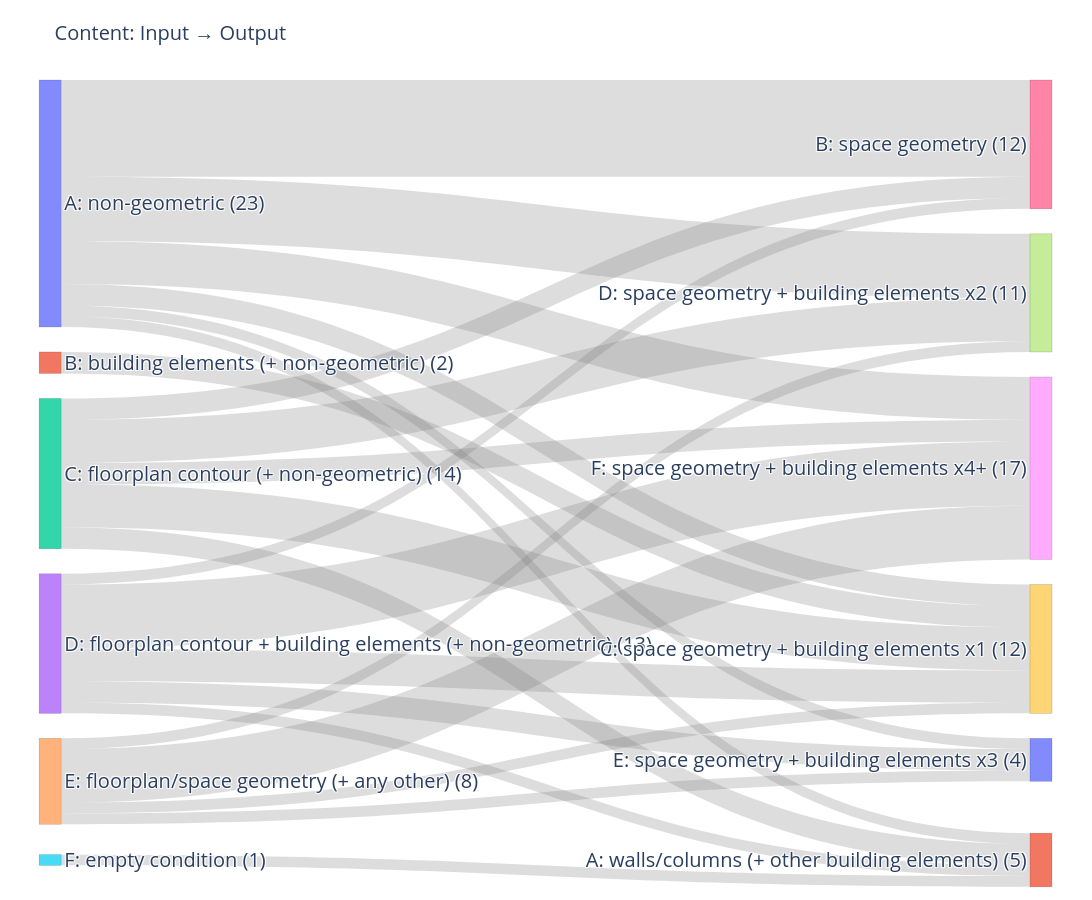

Notebook code for this chart:
### Markdown cell above
# INPUT / OUTPUT: GROUPS

### Code cell
plot_sankey_input_output_content(df_model)

### Figure 1 — Plotly figure (JSON) as saved in the notebook; plotly's stock layout.template omitted (floating-point values rounded to 4 significant figures)
{"data": [{"arrangement": "snap", "link": {"color": "rgba(120,120,120,0.25)", "source": [0, 0, 0, 0, 0, 0, 1, 2, 2, 2, 2, 2, 3, 3, 3, 3, 3, 4, 4, 4, 4, 5], "target": [6, 7, 8, 9, 10, 11, 9, 9, 7, 8, 6, 11, 8, 9, 10, 6, 11, 8, 9, 7, 10, 11], "value": [9, 6, 4, 2, 1, 1, 2, 4, 4, 2, 2, 2, 6, 3, 2, 1, 1, 5, 1, 1, 1, 1]}, "node": {"label": ["A: non-geometric (23)", "B: building elements (+ non-geometric) (2)", "C: floorplan contour (+ non-geometric) (14)", "D: floorplan contour + building elements (+ non-geometric) (13)", "E: floorplan/space geometry (+ any other) (8)", "F: empty condition (1)", "B: space geometry (12)", "D: space geometry + building elements x2 (11)", "F: space geometry + building elements x4+ (17)", "C: space geometry + building elements x1 (12)", "E: space geometry + building elements x3 (4)", "A: walls/columns (+ other building elements) (5)"], "line": {"color": "rgba(0,0,0,0.25)", "width": 0.5}, "pad": 25, "thickness": 22, "x": [0.01, 0.01, 0.01, 0.01, 0.01, 0.01, 0.99, 0.99, 0.99, 0.99, 0.99, 0.99], "y": [0, 0.2, 0.4, 0.6, 0.8, 1, 0, 0.2, 0.4, 0.6, 0.8, 1]}, "type": "sankey"}], "layout": {"font": {"size": 20}, "height": 900, "margin": {"b": 40, "l": 40, "r": 40, "t": 80}, "title": {"font": {"size": 20}, "text": "Content: Input → Output"}, "width": 1400}}
